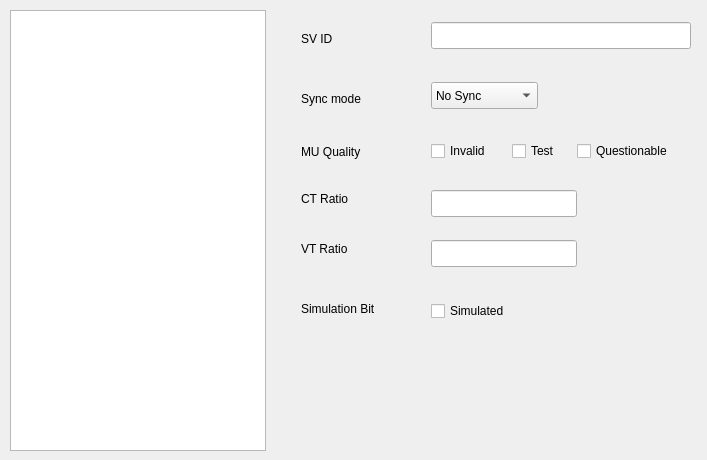
    <widget class="QWidget" name="tpMU_3">
     <attribute name="title">
      <string>MU3</string>
     </attribute>
     <widget class="QTableWidget" name="tbMU_3">
      <property name="geometry">
       <rect>
        <x>10</x>
        <y>10</y>
        <width>256</width>
        <height>441</height>
       </rect>
      </property>
     </widget>
     <widget class="QLineEdit" name="edtSvId_3">
      <property name="geometry">
       <rect>
        <x>431</x>
        <y>22</y>
        <width>260</width>
        <height>27</height>
       </rect>
      </property>
     </widget>
     <widget class="QCheckBox" name="chkqQues_3">
      <property name="geometry">
       <rect>
        <x>577</x>
        <y>140</y>
        <width>121</width>
        <height>22</height>
       </rect>
      </property>
      <property name="text">
       <string>Questionable</string>
      </property>
     </widget>
     <widget class="QCheckBox" name="chkqInvalid_3">
      <property name="geometry">
       <rect>
        <x>431</x>
        <y>140</y>
        <width>75</width>
        <height>22</height>
       </rect>
      </property>
      <property name="text">
       <string>Invalid</string>
      </property>
     </widget>
     <widget class="QCheckBox" name="chkqTest_3">
      <property name="geometry">
       <rect>
        <x>512</x>
        <y>140</y>
        <width>59</width>
        <height>22</height>
       </rect>
      </property>
      <property name="text">
       <string>Test</string>
      </property>
     </widget>
     <widget class="QLineEdit" name="edtCTr_3">
      <property name="geometry">
       <rect>
        <x>431</x>
        <y>190</y>
        <width>146</width>
        <height>27</height>
       </rect>
      </property>
     </widget>
     <widget class="QLineEdit" name="edtVTr_3">
      <property name="geometry">
       <rect>
        <x>431</x>
        <y>240</y>
        <width>146</width>
        <height>27</height>
       </rect>
      </property>
     </widget>
     <widget class="QComboBox" name="cmbSyncMode_3">
      <property name="geometry">
       <rect>
        <x>431</x>
        <y>82</y>
        <width>107</width>
        <height>27</height>
       </rect>
      </property>
      <item>
       <property name="text">
        <string>No Sync</string>
       </property>
      </item>
      <item>
       <property name="text">
        <string>Local Sync</string>
       </property>
      </item>
      <item>
       <property name="text">
        <string>Global Sync</string>
       </property>
      </item>
     </widget>
     <widget class="QLabel" name="lblVTr_3">
      <property name="geometry">
       <rect>
        <x>301</x>
        <y>240</y>
        <width>59</width>
        <height>17</height>
       </rect>
      </property>
      <property name="text">
       <string>VT Ratio</string>
      </property>
     </widget>
     <widget class="QLabel" name="lblQuality_3">
      <property name="geometry">
       <rect>
        <x>301</x>
        <y>143</y>
        <width>78</width>
        <height>17</height>
       </rect>
      </property>
      <property name="text">
       <string>MU Quality</string>
      </property>
     </widget>
     <widget class="QLabel" name="lblSyncMode_3">
      <property name="geometry">
       <rect>
        <x>301</x>
        <y>90</y>
        <width>74</width>
        <height>17</height>
       </rect>
      </property>
      <property name="text">
       <string>Sync mode</string>
      </property>
     </widget>
     <widget class="QLabel" name="lblSvId_3">
      <property name="geometry">
       <rect>
        <x>301</x>
        <y>30</y>
        <width>36</width>
        <height>17</height>
       </rect>
      </property>
      <property name="text">
       <string>SV ID</string>
      </property>
     </widget>
     <widget class="QLabel" name="lblCTr_3">
      <property name="geometry">
       <rect>
        <x>301</x>
        <y>190</y>
        <width>58</width>
        <height>17</height>
       </rect>
      </property>
      <property name="text">
       <string>CT Ratio</string>
      </property>
     </widget>
     <widget class="QLabel" name="lblSimu_3">
      <property name="geometry">
       <rect>
        <x>301</x>
        <y>300</y>
        <width>94</width>
        <height>17</height>
       </rect>
      </property>
      <property name="text">
       <string>Simulation Bit</string>
      </property>
     </widget>
     <widget class="QCheckBox" name="chk_Simu_3">
      <property name="geometry">
       <rect>
        <x>431</x>
        <y>300</y>
        <width>101</width>
        <height>22</height>
       </rect>
      </property>
      <property name="text">
       <string>Simulated</string>
      </property>
     </widget>
    </widget>
